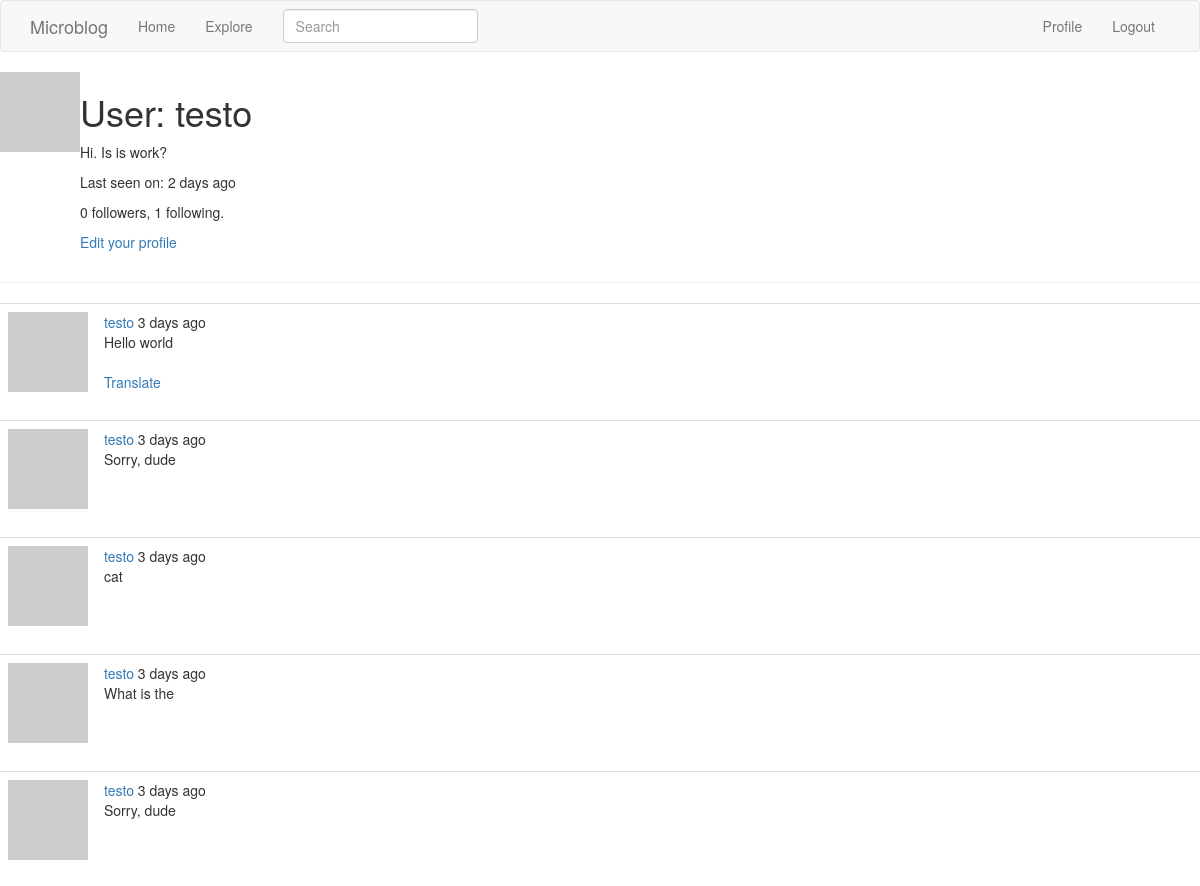
Page /user/testo (signed in, upper part) on the earlier database version.
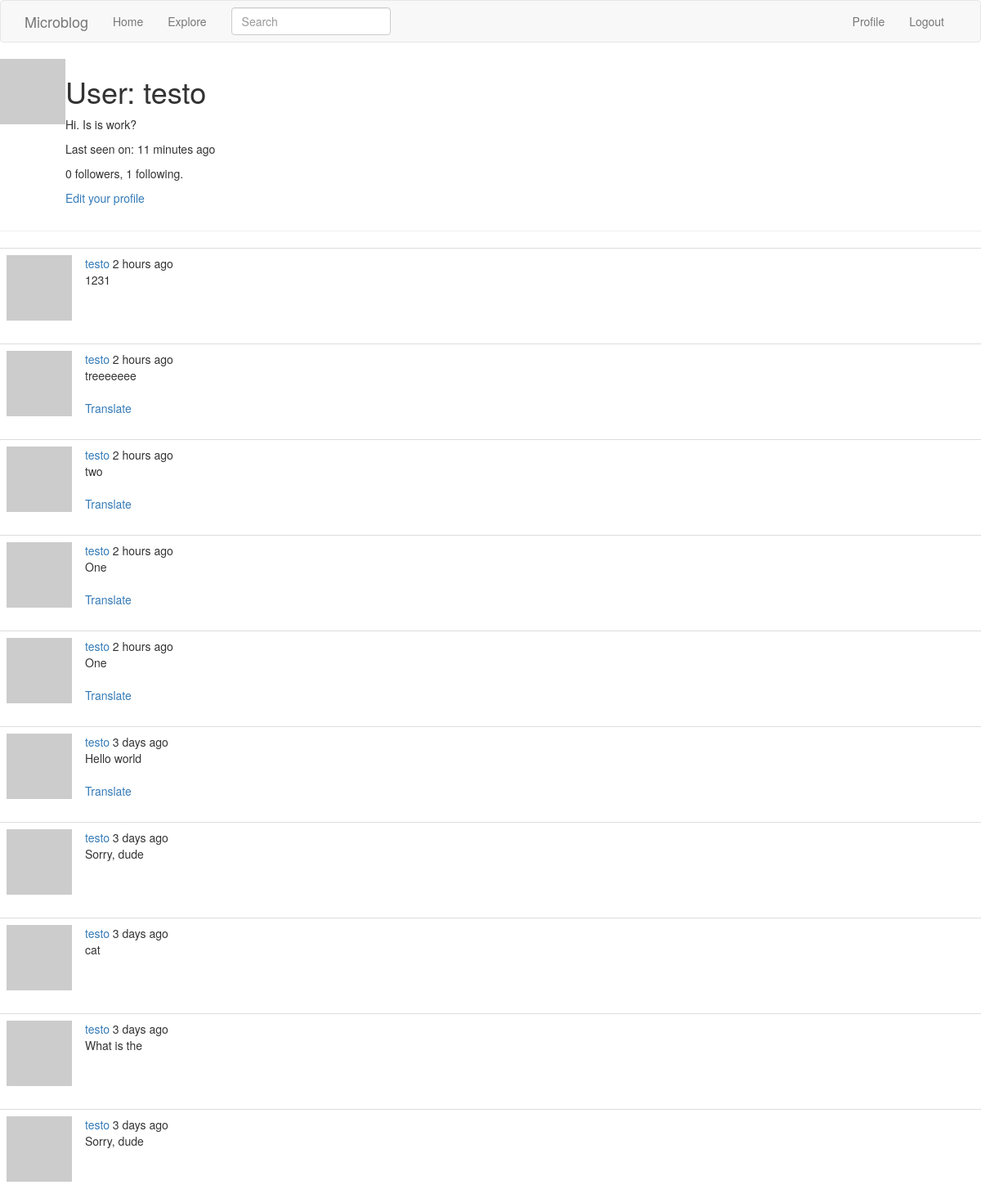
Same page on the later database version.
### app/models.py (models this page shows, shortened)
class User(UserMixin, db.Model):
    id = db.Column(db.Integer, primary_key=True)
    username = db.Column(db.String(64), index=True, unique=True)
    email = db.Column(db.String(120), index=True, unique=True)
    password_hash = db.Column(db.String(128))
    posts = db.relationship('Post', backref='author', lazy='dynamic')
    about_me = db.Column(db.String(140))
    last_seen = db.Column(db.DateTime, default=datetime.utcnow)
    followed = db.relationship(
        'User', secondary=followers,
        primaryjoin=(followers.c.follower_id == id),
        secondaryjoin=(followers.c.followed_id == id),
        backref=db.backref('followers', lazy='dynamic'), lazy='dynamic')
    def avatar(self, size):
        digest = md5(self.email.lower().encode('utf-8')).hexdigest()
        return 'https://www.gravatar.com/avatar/{}?d=identicon&s={}'.format(
            digest, size)

class SearchableMixin(object):
    @classmethod
    def before_commit(cls, session):
        session._changes = {
            'add': list(session.new),
            'update': list(session.dirty),
            'delete': list(session.deleted)
        }
    @classmethod
    def after_commit(cls, session):
        for obj in session._changes['add']:
            if isinstance(obj, SearchableMixin):
                add_to_index(obj.__tablename__, obj)
        for obj in session._changes['update']:
            if isinstance(obj, SearchableMixin):
                add_to_index(obj.__tablename__, obj)
        for obj in session._changes['delete']:
            if isinstance(obj, SearchableMixin):
                remove_from_index(obj.__tablename__, obj)
        session._changes = None

class Post(SearchableMixin, db.Model):
    __searchable__ = ['body']
    id = db.Column(db.Integer, primary_key=True)
    body = db.Column(db.String(140))
    timestamp = db.Column(db.DateTime, index=True, default=datetime.utcnow)
    user_id = db.Column(db.Integer, db.ForeignKey('user.id'))
    language = db.Column(db.String(5))

### app/main/routes.py (the view)
@bp.route('/user/<username>')
@login_required
def user(username):
    user = User.query.filter_by(username=username).first_or_404()
    page = request.args.get('page', 1, type=int)
    posts = user.posts.order_by(Post.timestamp.desc()).paginate(
        page, current_app.config['POSTS_PER_PAGE'], False)
    next_url = url_for('main.user', username=user.username, page=posts.next_num) \
        if posts.has_next else None
    prev_url = url_for('main.user', username=user.username, page=posts.prev_num) \
        if posts.has_prev else None
    return render_template('user.html', user=user, posts=posts.items,
                           next_url=next_url, prev_url=prev_url)

### app/main/forms.py
class SearchForm(FlaskForm):
    q = StringField('Search', validators=[DataRequired()])
    def __init__(self, *args, **kwargs):
        if 'formdata' not in kwargs:
            kwargs['formdata'] = request.args
        if 'csrf_enabled' not in kwargs:
            kwargs['csrf_enabled'] = False
        super(SearchForm, self).__init__(*args, **kwargs)

### app/main/routes.py (called while the page is built)
@bp.before_app_request
def before_request():
    if current_user.is_authenticated:
        current_user.last_seen = datetime.utcnow()
        db.session.commit()
        g.search_form = SearchForm()
    g.locale = str(get_locale())

### app/models.py (called while the page is built)
@login.user_loader
def load_user(id):
    return User.query.get(int(id))

### app/templates/user.html (shortened to what this page needs)
{% extends "base.html" %}
{% block content %}
    <table>
        <tr valign="top">
            <td><img src="{{ user.avatar(128) }}"></td>
            <td>
                <h1>User: {{ user.username }}</h1>
                {% if user.about_me %}<p>{{ user.about_me }}</p>{% endif %}
                {% if user.last_seen %}<p>Last seen on: {{ moment(user.last_seen).fromNow() }}</p>{% endif %}
                    <p>{{ user.followers.count() }} followers, {{ user.followed.count() }} following.</p>
                {% if user == current_user %}
                    <p><a href="{{ url_for('main.edit_profile') }}">Edit your profile</a></p>
                {% elif not current_user.is_following(user) %}
                    <p><a href="{{ url_for('main.follow', username=user.username) }}">Follow</a></p>
                {% else %}
                    <p><a href="{{ url_for('main.unfollow', username=user.username) }}">Unfollow</a></p>
                {% endif %}
            </td>
        </tr>
    </table>
    <hr>
    {% for post in posts %}
        {% include '_post.html' %}
    {% endfor %}
{% endblock %}

### app/templates/_post.html
<table class="table table-hover">
    <tr>
        <td width="70px">
            <a href="{{ url_for('main.user', username=post.author.username) }}">
                <img src="{{ post.author.avatar(70) }}" />
            </a>
        </td>
        <td>
            <a href="{{ url_for('main.user', username=post.author.username) }}">
                {{ post.author.username }}
            </a> {{ moment(post.timestamp).fromNow() }}
            <br>
            <span id="post{{ post.id }}">{{ post.body }}</span>
            {% if post.language and post.language != g.locale %}
            <br><br>
            <span id="translation{{ post.id }}">
                    <a href="javascript:translate(
                                '#post{{ post.id }}',
                                '#translation{{ post.id }}',
                                '{{ post.language }}',
                                '{{ g.locale }}');">Translate</a>
            </span>
            {% endif %}
        </td>
    </tr>
</table>

Differences in the rows shown:
changed User "testo": last_seen "2 days ago" → "11 minutes ago"
added Post: author.username "testo", timestamp "2 hours ago", body "1231"
added Post: author.username "testo", timestamp "2 hours ago", body "treeeeeee"
added Post: author.username "testo", timestamp "2 hours ago", body "two"
added Post: author.username "testo", timestamp "2 hours ago", body "One"
added Post: author.username "testo", timestamp "2 hours ago", body "One"
